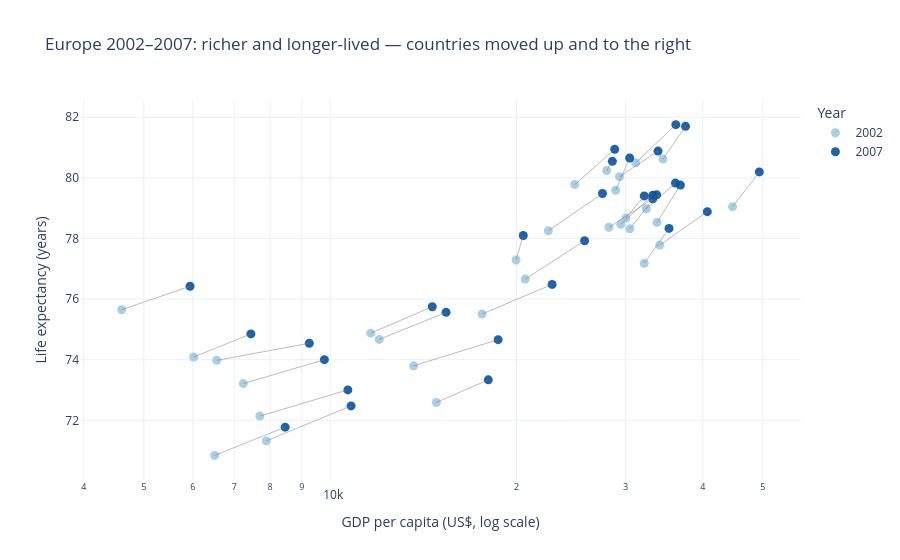

Notebook code for this chart:
### Markdown cell above
## Task 1 — Scatter: life expectancy change over time

**What to build:** A scatter showing **GDP per capita vs life expectancy** for **two years** (2002 and 2007) to show how both moved — use **colour for year** (just 2 colours), **one continent only**.

Choose any continent except Africa (that was the example). Highlight the change direction.

> 💡 Filter: `df.loc[df['continent'] == 'YOUR_CHOICE']` then filter years

### Code cell
# Task 1 — Europe: GDP per capita vs life expectancy, 2002 vs 2007
import plotly.graph_objects as go

europe = df.loc[(df['continent'] == 'Europe') & (df['year'].isin([2002, 2007]))].copy()
europe['year'] = europe['year'].astype(str)

fig1 = px.scatter(
    europe,
    x='gdpPercap',
    y='lifeExp',
    color='year',
    hover_name='country',
    log_x=True,
    color_discrete_map={'2002': '#9ecae1', '2007': '#08519c'},  # light -> dark = earlier -> later
    labels={'gdpPercap': 'GDP per capita (US$, log scale)',
            'lifeExp': 'Life expectancy (years)',
            'year': 'Year'},
    title='Europe 2002–2007: richer and longer-lived — countries moved up and to the right',
    category_orders={'year': ['2002', '2007']},
)

# Grey connector line per country (2002 -> 2007) to show the direction of change.
# One trace, with None separating the countries.
xs, ys = [], []
for _, g in europe.sort_values('year').groupby('country'):
    xs += list(g['gdpPercap']) + [None]
    ys += list(g['lifeExp']) + [None]

fig1.add_trace(go.Scatter(
    x=xs, y=ys, mode='lines',
    line=dict(color='rgba(120,120,120,0.5)', width=1),
    hoverinfo='skip', showlegend=False,
))

fig1.update_traces(marker=dict(size=9, opacity=0.9), selector=dict(mode='markers'))
fig1.update_layout(template='plotly_white', legend_title_text='Year')
show_chart(fig1, "task1_europe_scatter")

### Figure 1 — Plotly figure (JSON) as saved in the notebook; plotly's stock layout.template omitted (floating-point values rounded to 4 significant figures)
{"data": [{"hovertemplate": "<b>%{hovertext}</b><br><br>Year=2002<br>GDP per capita (US$, log scale)=%{x}<br>Life expectancy (years)=%{y}<extra></extra>", "hovertext": ["Albania", "Austria", "Belgium", "Bosnia and Herzegovina", "Bulgaria", "Croatia", "Czech Republic", "Denmark", "Finland", "France", "Germany", "Greece", "Hungary", "Iceland", "Ireland", "Italy", "Montenegro", "Netherlands", "Norway", "Poland", "Portugal", "Romania", "Serbia", "Slovak Republic", "Slovenia", "Spain", "Sweden", "Switzerland", "Turkey", "United Kingdom"], "legendgroup": "2002", "marker": {"color": "#9ecae1", "opacity": 0.9, "size": 9, "symbol": "circle"}, "mode": "markers", "name": "2002", "orientation": "v", "showlegend": true, "type": "scatter", "x": [4604.0, 32420.0, 30490.0, 6019.0, 7697.0, 11630.0, 17600.0, 32170.0, 28200.0, 28930.0, 30040.0, 22510.0, 14840.0, 31160.0, 34080.0, 27970.0, 6557.0, 33720.0, 44680.0, 12000.0, 19970.0, 7885.0, 7236.0, 13640.0, 20660.0, 24840.0, 29340.0, 34480.0, 6508.0, 29480.0], "xaxis": "x", "y": [75.65, 78.98, 78.32, 74.09, 72.14, 74.88, 75.51, 77.18, 78.37, 79.59, 78.67, 78.26, 72.59, 80.5, 77.78, 80.24, 73.98, 78.53, 79.05, 74.67, 77.29, 71.32, 73.21, 73.8, 76.66, 79.78, 80.04, 80.62, 70.84, 78.47], "yaxis": "y"}, {"hovertemplate": "<b>%{hovertext}</b><br><br>Year=2007<br>GDP per capita (US$, log scale)=%{x}<br>Life expectancy (years)=%{y}<extra></extra>", "hovertext": ["Albania", "Austria", "Belgium", "Bosnia and Herzegovina", "Bulgaria", "Croatia", "Czech Republic", "Denmark", "Finland", "France", "Germany", "Greece", "Hungary", "Iceland", "Ireland", "Italy", "Montenegro", "Netherlands", "Norway", "Poland", "Portugal", "Romania", "Serbia", "Slovak Republic", "Slovenia", "Spain", "Sweden", "Switzerland", "Turkey", "United Kingdom"], "legendgroup": "2007", "marker": {"color": "#08519c", "opacity": 0.9, "size": 9, "symbol": "circle"}, "mode": "markers", "name": "2007", "orientation": "v", "showlegend": true, "type": "scatter", "x": [5937.0, 36130.0, 33690.0, 7446.0, 10680.0, 14620.0, 22830.0, 35280.0, 33210.0, 30470.0, 32170.0, 27540.0, 18010.0, 36180.0, 40680.0, 28570.0, 9254.0, 36800.0, 49360.0, 15390.0, 20510.0, 10810.0, 9787.0, 18680.0, 25770.0, 28820.0, 33860.0, 37510.0, 8458.0, 33200.0], "xaxis": "x", "y": [76.42, 79.83, 79.44, 74.85, 73.0, 75.75, 76.49, 78.33, 79.31, 80.66, 79.41, 79.48, 73.34, 81.76, 78.89, 80.55, 74.54, 79.76, 80.2, 75.56, 78.1, 72.48, 74.0, 74.66, 77.93, 80.94, 80.88, 81.7, 71.78, 79.42], "yaxis": "y"}, {"hoverinfo": "skip", "line": {"color": "rgba(120,120,120,0.5)", "width": 1}, "mode": "lines", "showlegend": false, "type": "scatter", "x": [4604.0, 5937.0, null, 32420.0, 36130.0, null, 30490.0, 33690.0, null, 6019.0, 7446.0, null, 7697.0, 10680.0, null, 11630.0, 14620.0, null, 17600.0, 22830.0, null, 32170.0, 35280.0, null, 28200.0, 33210.0, null, 28930.0, 30470.0, null, 30040.0, 32170.0, null, 22510.0, 27540.0, null, 14840.0, 18010.0, null, 31160.0, 36180.0, null, 34080.0, 40680.0, null, 27970.0, 28570.0, null, 6557.0, 9254.0, null, 33720.0, 36800.0, null, 44680.0, 49360.0, null, 12000.0, 15390.0, null, 19970.0, 20510.0, null, 7885.0, 10810.0, null, 7236.0, 9787.0, null, 13640.0, 18680.0, null, 20660.0, 25770.0, null, 24840.0, 28820.0, null, 29340.0, 33860.0, null, 34480.0, 37510.0, null, 6508.0, 8458.0, null, 29480.0, 33200.0, null], "y": [75.65, 76.42, null, 78.98, 79.83, null, 78.32, 79.44, null, 74.09, 74.85, null, 72.14, 73.0, null, 74.88, 75.75, null, 75.51, 76.49, null, 77.18, 78.33, null, 78.37, 79.31, null, 79.59, 80.66, null, 78.67, 79.41, null, 78.26, 79.48, null, 72.59, 73.34, null, 80.5, 81.76, null, 77.78, 78.89, null, 80.24, 80.55, null, 73.98, 74.54, null, 78.53, 79.76, null, 79.05, 80.2, null, 74.67, 75.56, null, 77.29, 78.1, null, 71.32, 72.48, null, 73.21, 74.0, null, 73.8, 74.66, null, 76.66, 77.93, null, 79.78, 80.94, null, 80.04, 80.88, null, 80.62, 81.7, null, 70.84, 71.78, null, 78.47, 79.42, null]}], "layout": {"legend": {"title": {"text": "Year"}, "tracegroupgap": 0}, "title": {"text": "Europe 2002–2007: richer and longer-lived — countries moved up and to the right"}, "xaxis": {"anchor": "y", "domain": [0, 1], "title": {"text": "GDP per capita (US$, log scale)"}, "type": "log"}, "yaxis": {"anchor": "x", "domain": [0, 1], "title": {"text": "Life expectancy (years)"}}}}
